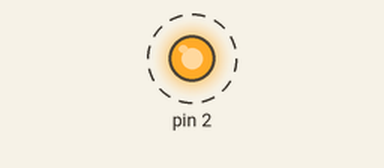
This program was run on a simulated MicroPython board. On the bench: output pins drawn as LEDs (lit = HIGH). Dashed ring = blinking. The clock reads 2024-03-15 10:24:30 at power-on unless the program sets it; what the program prints to the serial console is not drawn.

Above: at 0.05 s.
Timing chart, 0 to 3.0 s (numbered marks = the images above):
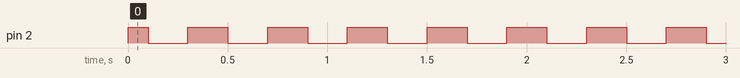

Measured:
- by itself, pin 2: alternates HIGH for 0.20 s and LOW for 0.20 s

The program:

led_control.py
```python
from machine import Pin
import uasyncio as asyncio

import time
from machine import Timer
import logging

class LedBlinker:

  #You can specify a gpio number for pin - pin=28 for example
  def __init__(self, pin="LED"):
    self.log = logging.getLogger('LedBlinker')
    self.timer = Timer()
    self.led=Pin(pin, Pin.OUT)
    self.blink_period = -1
    self.state = 0
    #start the timer
    self.timer.init(period=100,mode=Timer.PERIODIC, callback=self.callback)

  #on and off take a second argument, so that internal
  #functions can call them without changing the mode
  def on(self, period=-1):
    self.led.value(1)
    self.blink_period = period

  def off(self, period=-1):
    self.led.value(0)
    self.blink_period = period

# Blink the LED leaving it in the desired final state
  def blink(self):
    self.off()
    #doesnt work in here??
    #asyncio.sleep_ms(100)
    time.sleep_ms(50)
    self.on()

  def blink_fast(self):
    self.log.info('Blink fast')
    self.blink_period = 200

  def blink_slow(self):
    self.log.info('Blink slow')
    self.blink_period = 500

  def callback(self, arg):
    #print('callback')
    self.timer.deinit()
    if self.blink_period == -1:
      self.timer.init(period=1000,mode=Timer.PERIODIC, callback=self.callback)
    else:
      self.timer.init(period=self.blink_period,mode=Timer.PERIODIC, callback=self.callback)
      #toggle the led here
      next = 1
      if self.led.value() == 1:
        next = 0
      self.led.value(next)


  def close(self):
    self.timer.deinit()
    self.log.info('Cancel blink timer')


if __name__ == "__main__":
  print('Running main')

  m = LedBlinker()
  m.on()
    #while True:
    #  await asyncio.sleep_ms(500)
    #  m.blink()

  m.blink_fast()
  try:
    while True:
      pass

  finally:
    m.off()
    m.close()
```
